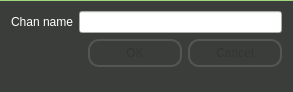
<?xml version="1.0" encoding="UTF-8"?>
<ui version="4.0">
 <class>NewChan</class>
 <widget class="QDialog" name="NewChan">
  <property name="geometry">
   <rect>
    <x>0</x>
    <y>0</y>
    <width>293</width>
    <height>92</height>
   </rect>
  </property>
  <property name="minimumSize">
   <size>
    <width>293</width>
    <height>92</height>
   </size>
  </property>
  <property name="maximumSize">
   <size>
    <width>293</width>
    <height>92</height>
   </size>
  </property>
  <property name="windowTitle">
   <string>New Chan</string>
  </property>
  <property name="styleSheet">
   <string notr="true">QDialog {
	background: qlineargradient(spread:pad, x1:0, y1:0, x2:0, y2:1, stop:0.00934579 rgba(155, 217, 122, 255), stop:0.0116822 rgba(59, 61, 59, 255), stop:0.995455 rgba(59, 61, 59, 255));
}

QDialog QLabel {
	color: #FFFFFF;
}
QDialog QPushButton {
color: #333;
border: 2px solid #555;
border-radius: 11px;
padding: 5px;
background: qradialgradient(cx: 0.3, cy: -0.4,
fx: 0.3, fy: -0.4,
radius: 1.35, stop: 0 #fff, stop: 1 #888);
min-width: 80px;
}
QDialog QPushButton:hover {
background: qradialgradient(cx: 0.3, cy: -0.4,
fx: 0.3, fy: -0.4,
radius: 1.35, stop: 0 #fff, stop: 1 #bbb);
}
QDialog QPushButton:pressed {
background: qradialgradient(cx: 0.4, cy: -0.1,
fx: 0.4, fy: -0.1,
radius: 1.35, stop: 0 #fff, stop: 1 #ddd);
}

</string>
  </property>
  <layout class="QFormLayout" name="formLayout">
   <property name="fieldGrowthPolicy">
    <enum>QFormLayout::AllNonFixedFieldsGrow</enum>
   </property>
   <item row="1" column="0">
    <widget class="QLabel" name="NameLabel">
     <property name="text">
      <string>Chan name</string>
     </property>
    </widget>
   </item>
   <item row="1" column="1">
    <widget class="QLineEdit" name="nameLineEdit"/>
   </item>
   <item row="3" column="1">
    <widget class="QDialogButtonBox" name="buttonBox">
     <property name="orientation">
      <enum>Qt::Horizontal</enum>
     </property>
     <property name="standardButtons">
      <set>QDialogButtonBox::Cancel|QDialogButtonBox::Ok</set>
     </property>
    </widget>
   </item>
  </layout>
 </widget>
 <resources/>
 <connections>
  <connection>
   <sender>buttonBox</sender>
   <signal>accepted()</signal>
   <receiver>NewChan</receiver>
   <slot>accept()</slot>
   <hints>
    <hint type="sourcelabel">
     <x>248</x>
     <y>254</y>
    </hint>
    <hint type="destinationlabel">
     <x>157</x>
     <y>274</y>
    </hint>
   </hints>
  </connection>
  <connection>
   <sender>buttonBox</sender>
   <signal>rejected()</signal>
   <receiver>NewChan</receiver>
   <slot>reject()</slot>
   <hints>
    <hint type="sourcelabel">
     <x>316</x>
     <y>260</y>
    </hint>
    <hint type="destinationlabel">
     <x>286</x>
     <y>274</y>
    </hint>
   </hints>
  </connection>
 </connections>
</ui>
